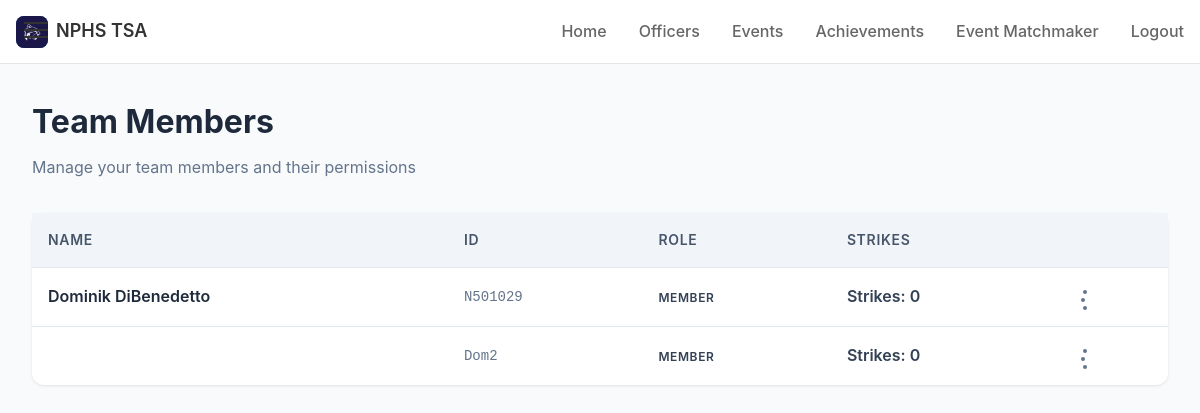
/members/ (signed in), run on the app's committed database.
### authentication/models.py (models this page shows, shortened)
class Member(AbstractUser):
    name = models.CharField(max_length=100)
    username = models.CharField(max_length=7, unique=True) # nNumber
    role = models.CharField(max_length=20, default="Member")
    strikes = models.IntegerField(default=0)
    email = models.EmailField(unique=True)

### coresite/views.py (the view)
# urls.py: path("members/", views.members_view, name="members"),
def members_view(request):
    members = Member.objects.all()
    return render(request, "members.html", {"members": members})

### coresite/templatetags/mycomponents.py (called while the page is built)
@register.inclusion_tag('components/navbar.html', takes_context=True)
def navbar(context, active_navbar_link, active_sidebar_link):
    user = context['request'].user
    return {
        'user': user,
        'is_authenticated': user.is_authenticated,
        'active_navbar_link': active_navbar_link,
        'active_sidebar_link': active_sidebar_link
    }

### coresite/templates/members.html (shortened to what this page needs)
<!DOCTYPE html>
<html lang="en">
    <head>
        {% load static %}
        <link rel="stylesheet" href="{% static 'css/styles.css' %}" />
        <link rel="stylesheet" href="{% static 'css/members.css' %}" />
    </head>
    <body>
        {% load mycomponents %}
        {% navbar "none" "Members" %}
        <div class="container">
            <div class="header">
                <h1>Team Members</h1>
                <p>Manage your team members and their permissions</p>
            </div>
            <div class="members-table">
                <table>
                    <thead>
                        <tr>
                            <th>Name</th>
                            <th>ID</th>
                            <th>Role</th>
                            <th>Strikes</th>
                            <th></th>
                        </tr>
                    </thead>
                    <tbody id="membersTableBody">
                        {% for member in members %}
                        <tr>
                            <td class="member-name">{{ member.name }}</td>
                            <td class="member-id">{{ member.username }}</td>
                            <td>
                                <span class="role-badge role-${member.role}">{{ member.role }}</span>
                            </td>
                            <td>
                                <span class="strikes ${getStrikesClass(member.strikes)}">Strikes: 0</span>
                            </td>
                            <td>
                                <div class="menu-container">
                                    <button
                                        class="menu-button"
                                        onclick="toggleMenu(1)"
                                    >
                                        <span class="menu-dots"></span>
                                    </button>
                                </div>
                            </td>
                        </tr>
                        {% endfor %}
                    </tbody>
                </table>
            </div>
        </div>
    </body>
</html>

### static/css/styles.css (style rules this page uses)
:root { --tsa-navy-blue: #005DAB; --tsa-dark-navy-blue: #012D53; --tsa-dark-red: #893B47; --tsa-red: #DB2B1E; --background: #ffffff; --foreground: #012D53; --card: #ffffff; --card-foreground: #0f172a; --primary: #012D53; --primary-foreground: #ffffff; --secondary: #f1f5f9; --secondary-foreground: #0f172a; --muted: #f1f5f9; --muted-foreground: #45638d; --accent: #f1f5f9; --accent-foreground: #0f172a; --destructive: #ef4444; --destructive-foreground: #ffffff; --border: #2d4b6563; --input: #e2e8f0; --ring: var(); --ring: var(--tsa-navy-blue); --shadow-sm: 0 1px 2px 0 rgba(0, 0, 0, 0.05); --shadow: 0 1px 3px 0 rgba(0, 0, 0, 0.1), 0 1px 2px 0 rgba(0, 0, 0, 0.06); --shadow-md: 0 4px 6px -1px rgba(0, 0, 0, 0.1), 0 2px 4px -1px rgba(0, 0, 0, 0.06); --shadow-lg: 0 10px 15px -3px rgba(0, 0, 0, 0.1), 0 4px 6px -2px rgba(0, 0, 0, 0.05); --radius: 8px; }
* { margin: 0; padding: 0; box-sizing: border-box; }
body { font-family: "Inter", -apple-system, BlinkMacSystemFont, "Segoe UI", Roboto, Oxygen, Ubuntu, Cantarell, "Open Sans", "Helvetica Neue", sans-serif; color: var(--foreground); background: #eee; min-height: 100vh; max-height: fit-content; line-height: 1.5; }
.container { margin: 64px auto 0; }

### static/css/members.css (style rules this page uses)
* { margin: 0; padding: 0; box-sizing: border-box; }
body { font-family: -apple-system, BlinkMacSystemFont, 'Segoe UI', Roboto, sans-serif; background-color: #f8fafc; color: #334155; line-height: 1.6; }
.container { max-width: 1200px; padding: 2rem; }
.header { margin-bottom: 2rem; }
.header h1 { font-size: 2rem; font-weight: 700; color: #1e293b; margin-bottom: 0.5rem; }
.header p { color: #64748b; }
.members-table { background: white; border-radius: 12px; box-shadow: 0 1px 3px rgba(0, 0, 0, 0.1); }
table { width: 100%; border-collapse: collapse; }
thead { background-color: #f1f5f9; }
th { padding: 1rem; text-align: left; font-weight: 600; color: #475569; font-size: 0.875rem; text-transform: uppercase; letter-spacing: 0.05em; }
td { padding: 1rem; border-top: 1px solid #e2e8f0; }
.member-name { font-weight: 600; color: #1e293b; }
.member-id { font-family: 'Monaco', 'Menlo', monospace; font-size: 0.875rem; color: #64748b; }
.role-badge { display: inline-block; border-radius: 9999px; font-size: 0.75rem; font-weight: 600; text-transform: uppercase; letter-spacing: 0.05em; }
.strikes { font-weight: 600; }
.menu-container { position: relative; display: inline-block; }
.menu-button { background: none; border: none; cursor: pointer; padding: 0.5rem; border-radius: 6px; transition: background-color 0.2s; display: flex; align-items: center; justify-content: center; }
.menu-dots { width: 4px; height: 4px; background-color: #64748b; border-radius: 50%; position: relative; }
.menu-dots::before, .menu-dots::after { content: ''; width: 4px; height: 4px; background-color: #64748b; border-radius: 50%; position: absolute; }
.menu-dots::before { top: -8px; }
.menu-dots::after { top: 8px; }

### data on the page
Member: name "Dominik DiBenedetto", username "N501029", role "MEMBER"
Member: username "Dom2", role "MEMBER"
